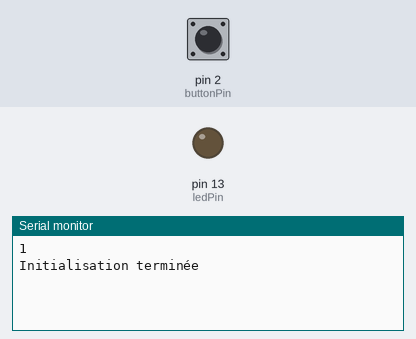
The sketch below on a simulated Arduino Uno, built with avr-gcc and run on an emulated ATmega328P. Shown: output pins drawn as LEDs (lit = HIGH), the last lines printed to the serial monitor. The test bench sets the inputs (shaded band); at power-on: pin 2 (buttonPin) HIGH. WiFi joins after 1.5 s; servers stay silent unless stated.

Above: at 1.2 s.
1.3 s: pin 2 (buttonPin) pulled LOW for 0.15 s
At 1.51 s:
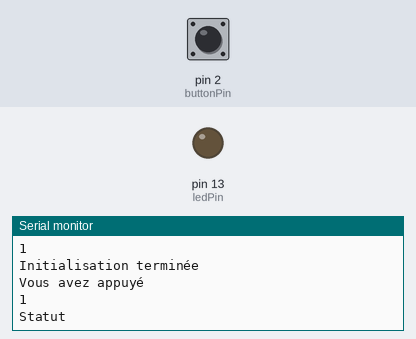
At 2.4 s:
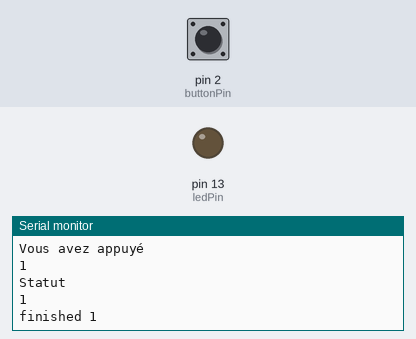

Measured:
- after the input at 1.3 s, the serial monitor: prints a new line after 0.10 s (image 1)

The sketch:

sketch_may29a.ino
```cpp
#include <EthernetUdp.h>
#include <Ethernet.h>
#include <SPI.h>
#include <EEPROM.h>

const int buttonPin = 2;     // the number of the pushbutton pin
const int ledPin = 13;      // the number of the LED pin
int buttonState = 0;         // variable for reading the pushbutton status
int held = 0;
int ok = 0;

// Enter a MAC address and IP address for your controller below.
// The IP address will be dependent on your local network:
byte mac[] = {0xA8, 0x61, 0x0A, 0xAE, 0x51, 0x94}; // depends on the ethernet shield
byte target_mac[] = {0x80, 0xEE, 0x73, 0xCE, 0x83, 0x1F}; //depends on the target

IPAddress ip(192,168,1,133);
IPAddress remote(192,168,1,2);
IPAddress broadcastIP(192,168,1,255);
IPAddress gateway(192,168,1,1);
IPAddress subnet(255,255,255,0);


unsigned int localPort = 8888;      // local port to listen on

// Initialize magic packet
const int nMagicPacketLength = 102;
byte abyMagicPacket[nMagicPacketLength] = { 0xFF, 0xFF, 0xFF, 0xFF, 0xFF, 0xFF };

char request[] = "shutdown "; // string for shutdown

EthernetUDP Udp;

void setup() {

  // initialize the LED pin as an output:
  pinMode(ledPin, OUTPUT);
  // initialize the pushbutton pin as an input:
  pinMode(buttonPin, INPUT);
  Serial.begin(9600);

  Ethernet.begin(mac,ip,gateway,gateway,subnet);
  ok = Udp.begin(localPort);
  Serial.println(ok);

  // Make the magic packet for WoL
  for (int ix=6; ix<102; ix++)
      abyMagicPacket[ix]=target_mac[ix%6];

  Serial.println("Initialisation terminée");

}

void loop() {


  // read the state of the pushbutton value:
  buttonState = digitalRead(buttonPin);
  delay(100);
  if (buttonState == LOW)
    {
      Serial.println("Vous avez appuyé");
      while (buttonState == LOW && held<31) // count how long the button is pushed
      {
        delay(100);
        held++;
        buttonState=digitalRead(2);
      }
      Serial.println(held);
      Serial.println("Statut");
      Serial.println(ok);
      if (held<30) // if short press
      {
        Udp.beginPacket(remote, localPort);
        Udp.write(abyMagicPacket,nMagicPacketLength); // send magic packet for WoL
        Udp.endPacket();
        Serial.println("finished 1");
      }
      if (held>29) // if long press
      {
        Udp.beginPacket(remote, localPort);
        Udp.write(request,strlen(request)); // send the string that will be recognize by the python script
        Udp.endPacket();
        Serial.println("finished 2");
      }
      held=0;
    }
}
```
